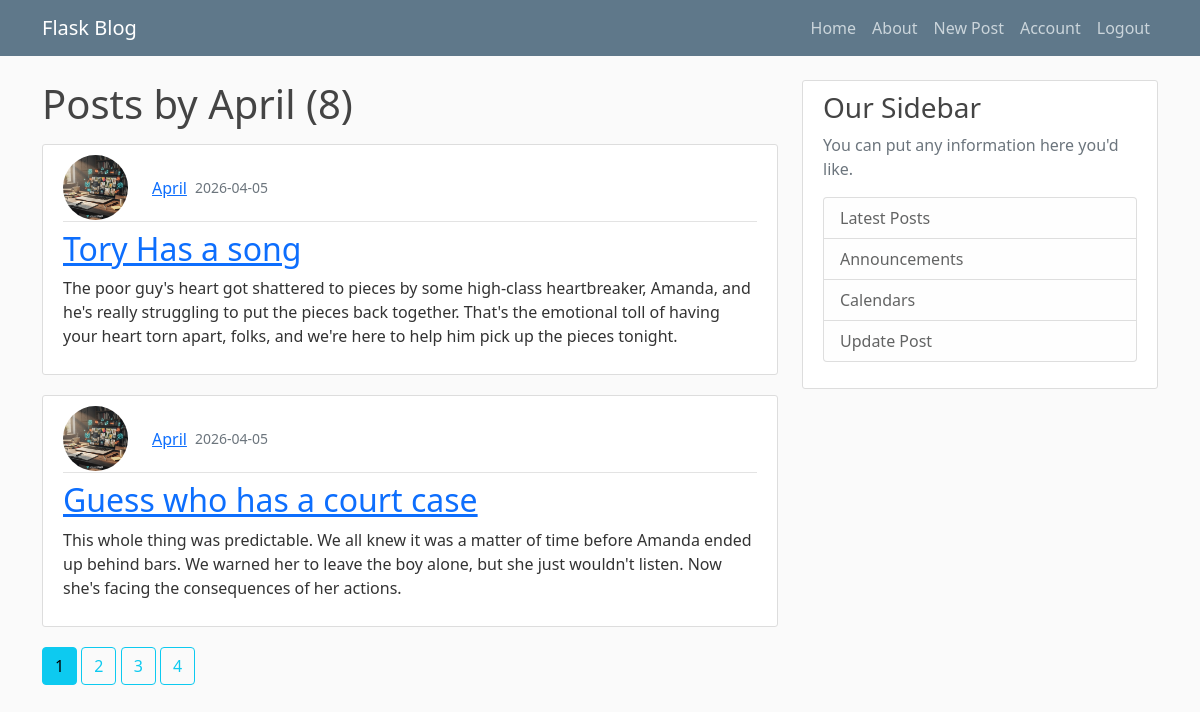
Page /user/April  (signed in) on the committed database.
### Flaskblog/model.py (models this page shows, shortened)
class User(db.Model, UserMixin):
    id = db.Column(db.Integer, primary_key=True)
    username = db.Column(db.String(20), unique=True, nullable=False)
    email = db.Column(db.String(120), unique=True, nullable=False)
    image_file = db.Column(db.String(20), nullable=False, default="user.png")
    password = db.Column(db.String(60), nullable=False)
    posts = db.relationship("Post", backref="author", lazy=True)

class Post(db.Model):
    id = db.Column(db.Integer, primary_key=True)
    title = db.Column(db.String(100), nullable=False)
    date_posted = db.Column(db.DateTime, nullable=False, default=datetime.utcnow)
    content = db.Column(db.Text, nullable=False)
    user_id = db.Column(db.Integer, db.ForeignKey("user.id"), nullable=False)

### Flaskblog/users/routes.py (the view)
@users.route("/user/<string:username>")
@login_required
def user(username):
    page = request.args.get("page", 1, type=int)
    user = User.query.filter_by(username=username).first_or_404()
    posts = Post.query.filter_by(author=user)\
                      .order_by(Post.date_posted.desc())\
                      .paginate(per_page=2, page=page)
    return render_template("user_posts.html", posts=posts, user=user)

### Flaskblog/model.py (called while the page is built)
@login_manager.user_loader
def load_user(user_id):
    return User.query.get(int(user_id))

### Flaskblog/templates/user_posts.html
{% extends "layout.html" %}
{% block content %}
    <h1 class="mb-3">Posts by {{ user.username }} ({{ posts.total }})</h1>
    {% for post in posts %}
        <article class="media content-section">
            <div class="media-body">
                <div class="article-metadata d-flex align-items-center gap-2 mb-2">
                    <img class="rounded-circle article-img"
                         src="{{ url_for('static', filename='profile_pics/' + user.image_file) }}"
                         alt="Profile Picture">
                    <a class="mr-2" href="{{ url_for('users.user', username=user.username) }}">{{ user.username }}</a>
                    <small class="text-muted">{{ post.date_posted.strftime("%Y-%m-%d") }}</small>
                </div>
                <h2 class="article-title">
                    <a href="{{ url_for('posts.post', post_id=post.id) }}">{{ post.title }}</a>
                </h2>
                <p class="article-content">{{ post.content }}</p>
            </div>
        </article>
    {% endfor %}
    {% for page_num in posts.iter_pages(left_edge=2, right_edge=2, left_current=2, right_current=2) %}
        {% if page_num %}
            {% if page_num == posts.page %}
                <a class="btn btn-info mb-4" href="{{ url_for('users.user', username=user.username, page=page_num) }}">{{ page_num }}</a>
            {% else %}
                <a class="btn btn-outline-info mb-4" href="{{ url_for('users.user', username=user.username, page=page_num) }}">{{ page_num }}</a>
            {% endif %}
        {% else %}
            <span class="btn btn-outline-info mb-4 disabled">...</span>
        {% endif %}
    {% endfor %}
{% endblock %}

### Flaskblog/static/main.css (style rules this page uses)
body { background: #fafafa; color: #333333; margin-top: 5rem; }
h1, h2, h3, h4, h5, h6 { color: #444444; }
.content-section { background: #ffffff; padding: 10px 20px; border: 1px solid #dddddd; border-radius: 3px; margin-bottom: 20px; }
.article-title { color: #444444; }
.article-content { white-space: pre-line; }
.article-img { height: 65px; width: 65px; margin-right: 16px; }
.article-metadata { padding-bottom: 1px; margin-bottom: 4px; border-bottom: 1px solid #e3e3e3 }

### rows in the picture
User: username "April"
Post: image_file (placeholder picture), date_posted "2026-04-05", title "Tory Has a song", content "The poor guy's heart got shattered to pieces by some high-class heartbreaker, Amanda, and he's really struggling to put the pieces back together. That's the emotional toll of having your heart torn apart, folks, and we're here to help him pick up the pieces tonight."
Post: image_file (placeholder picture), date_posted "2026-04-05", title "Guess who has a court case", content "This whole thing was predictable. We all knew it was a matter of time before Amanda ended up behind bars. We warned her to leave the boy alone, but she just wouldn't listen. Now she's facing the consequences of her actions."

### other values in the picture
{{ posts.total }} "8"
{{ page_num }} "1"
{{ page_num }} "2" "3" "4"
